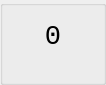
<?xml version="1.0" encoding="UTF-8"?>
<ui version="4.0">
 <class>ValueDock</class>
 <widget class="QGroupBox" name="ValueDock">
  <property name="geometry">
   <rect>
    <x>0</x>
    <y>0</y>
    <width>106</width>
    <height>85</height>
   </rect>
  </property>
  <property name="sizePolicy">
   <sizepolicy hsizetype="Expanding" vsizetype="Expanding">
    <horstretch>0</horstretch>
    <verstretch>0</verstretch>
   </sizepolicy>
  </property>
  <property name="windowTitle">
   <string>Meter</string>
  </property>
  <layout class="QVBoxLayout" name="verticalLayout">
   <property name="spacing">
    <number>0</number>
   </property>
   <property name="leftMargin">
    <number>0</number>
   </property>
   <property name="topMargin">
    <number>0</number>
   </property>
   <property name="rightMargin">
    <number>0</number>
   </property>
   <property name="bottomMargin">
    <number>0</number>
   </property>
   <item>
    <widget class="QLabel" name="lbMeter">
     <property name="sizePolicy">
      <sizepolicy hsizetype="Expanding" vsizetype="Expanding">
       <horstretch>0</horstretch>
       <verstretch>0</verstretch>
      </sizepolicy>
     </property>
     <property name="font">
      <font>
       <family>Monospace</family>
       <pointsize>20</pointsize>
       <weight>50</weight>
       <bold>false</bold>
      </font>
     </property>
     <property name="focusPolicy">
      <enum>Qt::NoFocus</enum>
     </property>
     <property name="text">
      <string>0</string>
     </property>
     <property name="textFormat">
      <enum>Qt::PlainText</enum>
     </property>
     <property name="alignment">
      <set>Qt::AlignCenter</set>
     </property>
    </widget>
   </item>
   <item>
    <widget class="QLabel" name="lbName">
     <property name="sizePolicy">
      <sizepolicy hsizetype="Minimum" vsizetype="Minimum">
       <horstretch>0</horstretch>
       <verstretch>0</verstretch>
      </sizepolicy>
     </property>
     <property name="text">
      <string/>
     </property>
     <property name="alignment">
      <set>Qt::AlignCenter</set>
     </property>
    </widget>
   </item>
  </layout>
 </widget>
 <resources/>
 <connections/>
</ui>
